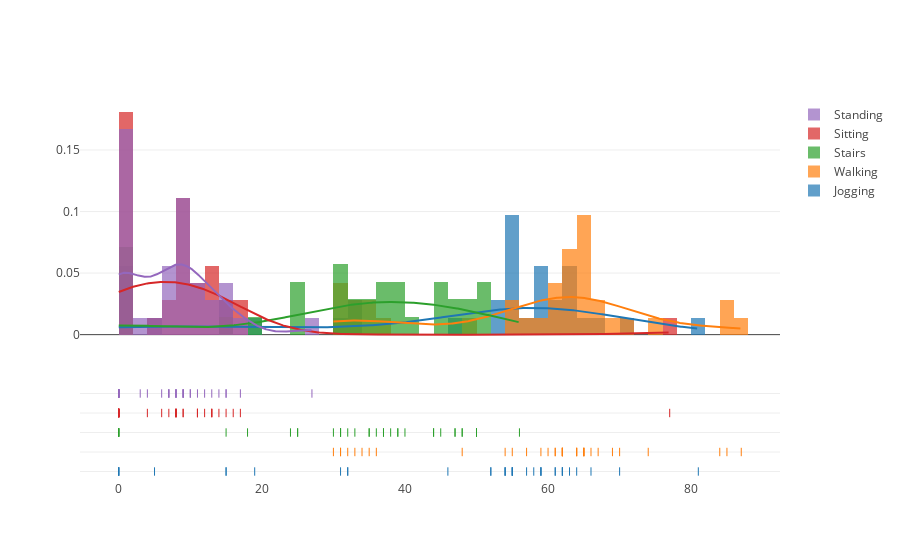

This figure's notebook cell:
### Code cell
labels = [l.decode('utf-8') for l in wisdm.data_df['class'].unique()]

user_class = {user_id : {l : 0 for l in labels} for user_id in wisdm.user_ids}

for ind, row in wisdm.data_df.iterrows():
    user_id = row['user']
    label = row['class'].decode("utf-8")
    user_class[user_id][label] += 1

dist_data = []

for l in labels:
    l_dist = [user_class[user_id][l] for user_id in wisdm.user_ids]
    dist_data.append(l_dist)

fig = ff.create_distplot(dist_data, labels, bin_size=2)
iplot(fig, filename="Distribution of class prevalence by user")

### Figure 1 — Plotly figure (JSON) as saved in the notebook; plotly's stock layout.template omitted (floating-point values rounded to 4 significant figures; data arrays with more than 128 entries replaced by an {"elided": "..."} marker saying what was removed)
{"data": [{"autobinx": false, "histnorm": "probability density", "legendgroup": "Jogging", "marker": {"color": "rgb(31, 119, 180)"}, "name": "Jogging", "opacity": 0.7, "type": "histogram", "x": [15, 15, 54, 58, 57, 54, 55, 54, 59, 55, 52, 63, 62, 0, 32, 61, 0, 59, 66, 62, 62, 61, 5, 0, 64, 52, 70, 19, 55, 31, 55, 0, 32, 59, 46, 81], "xaxis": "x1", "xbins": {"end": 81, "size": 2, "start": 0}, "yaxis": "y1"}, {"autobinx": false, "histnorm": "probability density", "legendgroup": "Walking", "marker": {"color": "rgb(255, 127, 14)"}, "name": "Walking", "opacity": 0.7, "type": "histogram", "x": [74, 48, 65, 62, 65, 57, 61, 62, 31, 64, 62, 36, 60, 62, 61, 65, 70, 66, 69, 31, 54, 33, 30, 62, 67, 85, 84, 32, 65, 35, 64, 64, 34, 59, 55, 87], "xaxis": "x1", "xbins": {"end": 87, "size": 2, "start": 30}, "yaxis": "y1"}, {"autobinx": false, "histnorm": "probability density", "legendgroup": "Stairs", "marker": {"color": "rgb(44, 160, 44)"}, "name": "Stairs", "opacity": 0.7, "type": "histogram", "x": [38, 50, 50, 48, 47, 25, 24, 35, 50, 25, 32, 0, 39, 15, 36, 44, 30, 40, 56, 31, 31, 35, 18, 44, 37, 0, 45, 48, 37, 47, 33, 0, 0, 0, 31, 39], "xaxis": "x1", "xbins": {"end": 56, "size": 2, "start": 0}, "yaxis": "y1"}, {"autobinx": false, "histnorm": "probability density", "legendgroup": "Sitting", "marker": {"color": "rgb(214, 39, 40)"}, "name": "Sitting", "opacity": 0.7, "type": "histogram", "x": [17, 0, 77, 13, 6, 0, 9, 11, 13, 8, 16, 8, 0, 15, 9, 0, 0, 0, 0, 4, 12, 0, 7, 8, 8, 14, 11, 8, 8, 0, 0, 0, 0, 0, 13, 11], "xaxis": "x1", "xbins": {"end": 77, "size": 2, "start": 0}, "yaxis": "y1"}, {"autobinx": false, "histnorm": "probability density", "legendgroup": "Standing", "marker": {"color": "rgb(148, 103, 189)"}, "name": "Standing", "opacity": 0.7, "type": "histogram", "x": [7, 0, 27, 9, 8, 0, 4, 8, 10, 9, 9, 6, 0, 10, 8, 8, 7, 0, 0, 3, 9, 0, 0, 15, 7, 17, 13, 15, 14, 0, 0, 0, 0, 0, 12, 11], "xaxis": "x1", "xbins": {"end": 27, "size": 2, "start": 0}, "yaxis": "y1"}, {"legendgroup": "Jogging", "marker": {"color": "rgb(31, 119, 180)"}, "mode": "lines", "name": "Jogging", "showlegend": false, "type": "scatter", "x": {"elided": "500 float values"}, "xaxis": "x1", "y": {"elided": "500 float values"}, "yaxis": "y1"}, {"legendgroup": "Walking", "marker": {"color": "rgb(255, 127, 14)"}, "mode": "lines", "name": "Walking", "showlegend": false, "type": "scatter", "x": {"elided": "500 float values"}, "xaxis": "x1", "y": {"elided": "500 float values"}, "yaxis": "y1"}, {"legendgroup": "Stairs", "marker": {"color": "rgb(44, 160, 44)"}, "mode": "lines", "name": "Stairs", "showlegend": false, "type": "scatter", "x": {"elided": "500 float values"}, "xaxis": "x1", "y": {"elided": "500 float values"}, "yaxis": "y1"}, {"legendgroup": "Sitting", "marker": {"color": "rgb(214, 39, 40)"}, "mode": "lines", "name": "Sitting", "showlegend": false, "type": "scatter", "x": {"elided": "500 float values"}, "xaxis": "x1", "y": {"elided": "500 float values"}, "yaxis": "y1"}, {"legendgroup": "Standing", "marker": {"color": "rgb(148, 103, 189)"}, "mode": "lines", "name": "Standing", "showlegend": false, "type": "scatter", "x": {"elided": "500 float values"}, "xaxis": "x1", "y": {"elided": "500 float values"}, "yaxis": "y1"}, {"legendgroup": "Jogging", "marker": {"color": "rgb(31, 119, 180)", "symbol": "line-ns-open"}, "mode": "markers", "name": "Jogging", "showlegend": false, "text": null, "type": "scatter", "x": [15, 15, 54, 58, 57, 54, 55, 54, 59, 55, 52, 63, 62, 0, 32, 61, 0, 59, 66, 62, 62, 61, 5, 0, 64, 52, 70, 19, 55, 31, 55, 0, 32, 59, 46, 81], "xaxis": "x1", "y": ["Jogging", "Jogging", "Jogging", "Jogging", "Jogging", "Jogging", "Jogging", "Jogging", "Jogging", "Jogging", "Jogging", "Jogging", "Jogging", "Jogging", "Jogging", "Jogging", "Jogging", "Jogging", "Jogging", "Jogging", "Jogging", "Jogging", "Jogging", "Jogging", "Jogging", "Jogging", "Jogging", "Jogging", "Jogging", "Jogging", "Jogging", "Jogging", "Jogging", "Jogging", "Jogging", "Jogging"], "yaxis": "y2"}, {"legendgroup": "Walking", "marker": {"color": "rgb(255, 127, 14)", "symbol": "line-ns-open"}, "mode": "markers", "name": "Walking", "showlegend": false, "text": null, "type": "scatter", "x": [74, 48, 65, 62, 65, 57, 61, 62, 31, 64, 62, 36, 60, 62, 61, 65, 70, 66, 69, 31, 54, 33, 30, 62, 67, 85, 84, 32, 65, 35, 64, 64, 34, 59, 55, 87], "xaxis": "x1", "y": ["Walking", "Walking", "Walking", "Walking", "Walking", "Walking", "Walking", "Walking", "Walking", "Walking", "Walking", "Walking", "Walking", "Walking", "Walking", "Walking", "Walking", "Walking", "Walking", "Walking", "Walking", "Walking", "Walking", "Walking", "Walking", "Walking", "Walking", "Walking", "Walking", "Walking", "Walking", "Walking", "Walking", "Walking", "Walking", "Walking"], "yaxis": "y2"}, {"legendgroup": "Stairs", "marker": {"color": "rgb(44, 160, 44)", "symbol": "line-ns-open"}, "mode": "markers", "name": "Stairs", "showlegend": false, "text": null, "type": "scatter", "x": [38, 50, 50, 48, 47, 25, 24, 35, 50, 25, 32, 0, 39, 15, 36, 44, 30, 40, 56, 31, 31, 35, 18, 44, 37, 0, 45, 48, 37, 47, 33, 0, 0, 0, 31, 39], "xaxis": "x1", "y": ["Stairs", "Stairs", "Stairs", "Stairs", "Stairs", "Stairs", "Stairs", "Stairs", "Stairs", "Stairs", "Stairs", "Stairs", "Stairs", "Stairs", "Stairs", "Stairs", "Stairs", "Stairs", "Stairs", "Stairs", "Stairs", "Stairs", "Stairs", "Stairs", "Stairs", "Stairs", "Stairs", "Stairs", "Stairs", "Stairs", "Stairs", "Stairs", "Stairs", "Stairs", "Stairs", "Stairs"], "yaxis": "y2"}, {"legendgroup": "Sitting", "marker": {"color": "rgb(214, 39, 40)", "symbol": "line-ns-open"}, "mode": "markers", "name": "Sitting", "showlegend": false, "text": null, "type": "scatter", "x": [17, 0, 77, 13, 6, 0, 9, 11, 13, 8, 16, 8, 0, 15, 9, 0, 0, 0, 0, 4, 12, 0, 7, 8, 8, 14, 11, 8, 8, 0, 0, 0, 0, 0, 13, 11], "xaxis": "x1", "y": ["Sitting", "Sitting", "Sitting", "Sitting", "Sitting", "Sitting", "Sitting", "Sitting", "Sitting", "Sitting", "Sitting", "Sitting", "Sitting", "Sitting", "Sitting", "Sitting", "Sitting", "Sitting", "Sitting", "Sitting", "Sitting", "Sitting", "Sitting", "Sitting", "Sitting", "Sitting", "Sitting", "Sitting", "Sitting", "Sitting", "Sitting", "Sitting", "Sitting", "Sitting", "Sitting", "Sitting"], "yaxis": "y2"}, {"legendgroup": "Standing", "marker": {"color": "rgb(148, 103, 189)", "symbol": "line-ns-open"}, "mode": "markers", "name": "Standing", "showlegend": false, "text": null, "type": "scatter", "x": [7, 0, 27, 9, 8, 0, 4, 8, 10, 9, 9, 6, 0, 10, 8, 8, 7, 0, 0, 3, 9, 0, 0, 15, 7, 17, 13, 15, 14, 0, 0, 0, 0, 0, 12, 11], "xaxis": "x1", "y": ["Standing", "Standing", "Standing", "Standing", "Standing", "Standing", "Standing", "Standing", "Standing", "Standing", "Standing", "Standing", "Standing", "Standing", "Standing", "Standing", "Standing", "Standing", "Standing", "Standing", "Standing", "Standing", "Standing", "Standing", "Standing", "Standing", "Standing", "Standing", "Standing", "Standing", "Standing", "Standing", "Standing", "Standing", "Standing", "Standing"], "yaxis": "y2"}], "layout": {"barmode": "overlay", "hovermode": "closest", "legend": {"traceorder": "reversed"}, "xaxis1": {"anchor": "y2", "domain": [0, 1], "zeroline": false}, "yaxis1": {"anchor": "free", "domain": [0.35, 1], "position": 0}, "yaxis2": {"anchor": "x1", "domain": [0, 0.25], "dtick": 1, "showticklabels": false}}}
